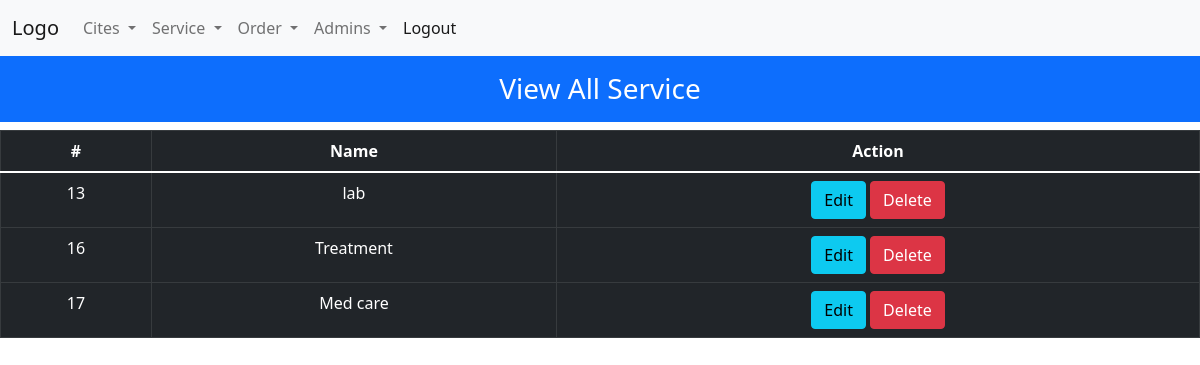
The page /admin/service/view.php (signed in) on the database its author committed.
### tables this page shows
CREATE TABLE `service` (
  `service_id` int(11) NOT NULL,
  `service_name` varchar(100) NOT NULL,
  `regData` timestamp NOT NULL DEFAULT current_timestamp()
);

### function/db.php (called while the page is built, shortened)
<?php
$servername = "localhost";
$username = "root";
$password = "";
try{
    $options=array(PDO::MYSQL_ATTR_INIT_COMMAND => 'SET NAMES utf8');
    $conn = new PDO("mysql:host=$servername;dbname=medical", $username, $password, $options);
    $conn->setAttribute(PDO::ATTR_ERRMODE, PDO::ERRMODE_EXCEPTION);
}catch(PDOException $e){
    echo "Connection failed: " . $e->getMessage();
}
function getRows($table)  {
    try{
        global $conn;
        $Sql="SELECT * from `$table`";
        $stm=$conn->prepare($Sql);
        $stm->execute();
        $result=$stm->fetchAll();
        return $result ;
    }
    catch(PDOException $e){
        echo "Connection failed: " . $e->getMessage();
    }
}
?>

### admin/service/view.php (the view, shortened to what this page needs)
<?php include_once("../../config.php");
include_once(BL."function/db.php");
include_once(BLA."include/navbar.php");
?>
<div class="col-sm-12">
        <h3 class="text-center p-3 bg-primary text-white">View All Service</h3>
        <table class="table table-dark table-bordered">
            <thead>
                <tr class="text-center">
                    <th scope="col">#</th>
                    <th scope="col">Name</th>
                    <th scope="col">Action</th>
                </tr>
            </thead>
            <tbody>
                <?php  foreach(getRows('service') as $row){   ?>
                <tr class="text-center">
                    <td scope="row"><?php echo $row["service_id"]; ?></td>
                    <td class="text-center"> <?php echo $row['service_name'] ?>  </td>
                    <td class="text-center">
                        <a href="<?php URLA?>edit.php?id=<?php echo $row["service_id"];?>" class="btn btn-info">Edit</a>
                        <a href="<?php URLA?>view.php?id=<?php echo $row["service_id"];?>" class="btn btn-danger delete" data-field="service_id" >Delete</a>
                    </td>
                </tr>
                <?php } ?>
            </tbody>
        </table>
</div>
<?php  include_once(BLA."include/footer.php");
?>

### rows shown on the page
service: service_id "13", service_name "lab"
service: service_id "16", service_name "Treatment"
service: service_id "17", service_name "Med care"
